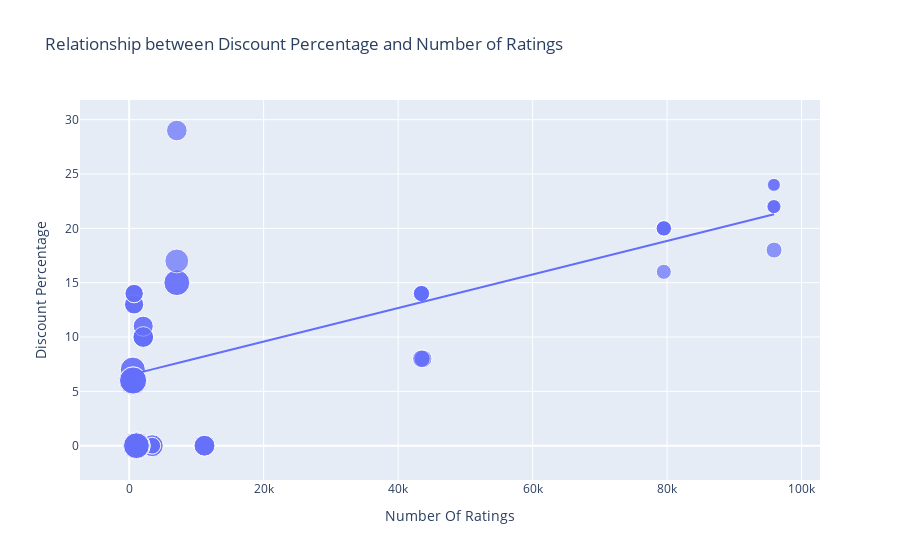

Write notebook code for a chart like this one.
### Markdown cell above
# 5. What is the relationship between the discount percentage and the number of ratings of iPhone on Flipkart?

### Code cell
figure=px.scatter(data_frame=data, x="Number Of Ratings", y="Discount Percentage", size="Sale Price", trendline='ols', title="Relationship between Discount Percentage and Number of Ratings")
figure.show()

### Figure 1 — Plotly figure (JSON) as saved in the notebook; plotly's stock layout.template omitted (floating-point values rounded to 4 significant figures)
{"data": [{"hovertemplate": "Number Of Ratings=%{x}<br>Discount Percentage=%{y}<br>Sale Price=%{marker.size}<extra></extra>", "legendgroup": "", "marker": {"color": "#636efa", "size": [49900, 84900, 84900, 77000, 77000, 49900, 49900, 77000, 89900, 41999, 39999, 41999, 41999, 41999, 131900, 117100, 131900, 117100, 74999, 117900, 117100, 117900, 99900, 44999, 140900, 130900, 64900, 120900, 59900, 75900, 110900, 130900, 120900, 64900, 64900, 75900, 75900, 120900, 59900, 120900, 75900, 140900, 70900, 70900, 75900, 59900, 110900, 120900, 130900, 130900, 54999, 54999, 29999, 34999, 34999, 34999, 54999, 29999, 46999, 46999, 46999, 46999], "sizemode": "area", "sizeref": 352.2, "symbol": "circle"}, "mode": "markers", "name": "", "orientation": "v", "showlegend": false, "type": "scatter", "x": [3431, 3431, 3431, 11202, 11202, 3431, 3431, 11202, 1454, 79512, 79512, 79582, 79512, 79512, 1078, 1078, 1078, 1078, 7088, 7088, 1078, 7088, 7081, 95909, 542, 580, 740, 545, 740, 2101, 545, 580, 580, 730, 730, 2101, 2101, 580, 740, 580, 2092, 545, 2101, 2092, 2101, 740, 545, 580, 580, 580, 43707, 43707, 95807, 95909, 95807, 95909, 43470, 95909, 43470, 43470, 43470, 43470], "xaxis": "x", "y": [0, 0, 0, 0, 0, 0, 0, 0, 0, 20, 16, 20, 20, 20, 0, 0, 0, 0, 29, 15, 0, 15, 17, 18, 6, 6, 13, 6, 14, 10, 7, 6, 6, 13, 13, 10, 10, 6, 14, 6, 10, 6, 11, 11, 10, 14, 7, 6, 6, 6, 8, 8, 24, 22, 22, 22, 8, 24, 14, 14, 14, 14], "yaxis": "y"}, {"hovertemplate": "<b>OLS trendline</b><br>Discount Percentage = 0.000154292 * Number Of Ratings + 6.49233<br>R<sup>2</sup>=0.468988<br><br>Number Of Ratings=%{x}<br>Discount Percentage=%{y} <b>(trend)</b><extra></extra>", "legendgroup": "", "marker": {"color": "#636efa", "symbol": "circle"}, "mode": "lines", "name": "", "showlegend": false, "type": "scatter", "x": [542, 545, 545, 545, 545, 580, 580, 580, 580, 580, 580, 580, 580, 730, 730, 740, 740, 740, 740, 1078, 1078, 1078, 1078, 1078, 1454, 2092, 2092, 2101, 2101, 2101, 2101, 2101, 3431, 3431, 3431, 3431, 3431, 7081, 7088, 7088, 7088, 11202, 11202, 11202, 43470, 43470, 43470, 43470, 43470, 43707, 43707, 79512, 79512, 79512, 79512, 79582, 95807, 95807, 95909, 95909, 95909, 95909], "xaxis": "x", "y": [6.576, 6.576, 6.576, 6.576, 6.576, 6.582, 6.582, 6.582, 6.582, 6.582, 6.582, 6.582, 6.582, 6.605, 6.605, 6.607, 6.607, 6.607, 6.607, 6.659, 6.659, 6.659, 6.659, 6.659, 6.717, 6.815, 6.815, 6.816, 6.816, 6.816, 6.816, 6.816, 7.022, 7.022, 7.022, 7.022, 7.022, 7.585, 7.586, 7.586, 7.586, 8.221, 8.221, 8.221, 13.2, 13.2, 13.2, 13.2, 13.2, 13.24, 13.24, 18.76, 18.76, 18.76, 18.76, 18.77, 21.27, 21.27, 21.29, 21.29, 21.29, 21.29], "yaxis": "y"}], "layout": {"legend": {"itemsizing": "constant", "tracegroupgap": 0}, "title": {"text": "Relationship between Discount Percentage and Number of Ratings"}, "xaxis": {"anchor": "y", "domain": [0, 1], "title": {"text": "Number Of Ratings"}}, "yaxis": {"anchor": "x", "domain": [0, 1], "title": {"text": "Discount Percentage"}}}}
